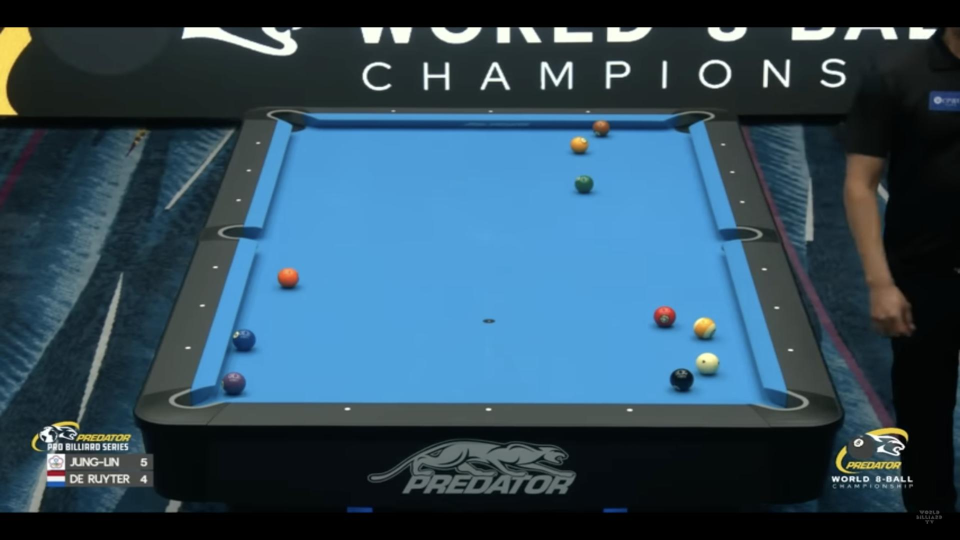
#> input picture proj/development_set/106_png.rf.28ee53acf89d9e7f17b2fb26185597a0.jpg, 1920 x 1080 px (shown at 1/2 size); its folder holds only this picture in this run
$ jupyter execute main.ipynb
#> lines starting #> are read from the running program, lines starting #| are printed output that depends on the picture; after the words box and inside, x2 and y2 are one past the last pixel; in counts of white or black regions, pixels touching at a corner belong together
# Pool Ball Detection - Task 1

## Step 1: Initialization and Data Loading
This section imports the allowed libraries and loads the pool table images specified in the input JSON file.

### 1.1 Load Libraries

[cell 1]
import json
import cv2
import os
import random
import numpy as np
import matplotlib.pyplot as plt

### 1.2 Data Ingestion
Reads the JSON input and loads images into a dictionary, converting them to RGB.

[cell 2]
json_file = "input.json"
loaded_images = {}

with open(json_file, 'r') as f:
#> (reads proj/input.json from the repository)
    data = json.load(f)

image_list = data.get("image_path", []) if isinstance(data, dict) else data

for full_path in image_list:
    img_bgr = cv2.imread(full_path)
#> img_bgr is the input picture: shape (1080, 1920, 3); mean B, G, R 93.6, 76.2, 48.2

    if img_bgr is not None:
        clean_name = os.path.basename(full_path)

        loaded_images[clean_name] = cv2.cvtColor(img_bgr, cv2.COLOR_BGR2RGB)

print(f"Loaded {len(loaded_images)} images.")
#| Loaded 1 images.

# Step 2: Top Down View

[cell 3]
def get_table_mask(image_rgb, ball_detection=False):

    img_h, img_w = image_rgb.shape[:2]

    # Blur to reduce noise and convert to HSV for color isolation
    blurred = cv2.GaussianBlur(image_rgb, (7, 7), 0)
    hsv = cv2.cvtColor(blurred, cv2.COLOR_RGB2HSV)

    cx, cy = img_w // 2, img_h // 2

    # 1. Dynamic Color Sampling
    # Define rectangular patch size from image dimensions
    patch_h = int(img_h * 0.1)
    patch_w = int(img_w * 0.2)

    # Grab the dynamic rectangular patch around the center pixel
    center_patch = hsv[cy - patch_h : cy + patch_h, cx - patch_w : cx + patch_w]

    # Calculate the median Hue, Saturation, and Value of the center cloth
    h_med = int(np.median(center_patch[:, :, 0]))
    s_med = int(np.median(center_patch[:, :, 1]))
    v_med = int(np.median(center_patch[:, :, 2]))

    # Create a tight boundary around that specific median color
    lower_bound = (max(0, h_med - 12), max(60, s_med - 50), max(100, v_med - 60))
    upper_bound = (min(180, h_med + 12), 255, 255)

    raw_cloth_mask = cv2.inRange(hsv, lower_bound, upper_bound)


    # 2. Isolate the True Table Blob
    contours, _ = cv2.findContours(raw_cloth_mask, cv2.RETR_EXTERNAL, cv2.CHAIN_APPROX_SIMPLE)
    if not contours:
        return np.zeros((img_h, img_w), dtype=np.uint8)

    table_contour = None

    # Check the 5 largest blobs. Pick the one that covers the center pixel.
    largest_contours = sorted(contours, key=cv2.contourArea, reverse=True)[:5]
    for contour in largest_contours:
        if cv2.pointPolygonTest(contour, (cx, cy), False) >= 0:
            table_contour = contour
            break

    # Fallback: If center is somehow missed (e.g., covered by a ball), pick the largest blob
    if table_contour is None:
        table_contour = max(contours, key=cv2.contourArea)

    isolated_mask = np.zeros((img_h, img_w), dtype=np.uint8)
    cv2.drawContours(isolated_mask, [table_contour], -1, 255, cv2.FILLED)


    # 3. Dilation (Fill Holes)
    # Draw the raw contour onto a blank canvas
    working_mask = np.zeros((img_h, img_w), dtype=np.uint8)
    cv2.drawContours(working_mask, [table_contour], -1, 255, cv2.FILLED)


    # Grow the white pixels to swallow balls and shadows
    kernel_size = max(25, img_w // 50)
    dilation_kernel = cv2.getStructuringElement(cv2.MORPH_ELLIPSE, (kernel_size*2+1, kernel_size*2+1))
    working_mask = cv2.dilate(working_mask, dilation_kernel, iterations=2)


    # 4. Convex Hull (Straighten Edges)
    contours_dilated, _ = cv2.findContours(working_mask, cv2.RETR_EXTERNAL, cv2.CHAIN_APPROX_SIMPLE)
    largest_dilated = max(contours_dilated, key=cv2.contourArea)


    hull = cv2.convexHull(largest_dilated)

    solid_polygon_mask = np.zeros((img_h, img_w), dtype=np.uint8)
    cv2.fillPoly(solid_polygon_mask, [hull], 255)


    # 5. Erosion (Make edges Sharper by removing a small border)
    if ball_detection:
        erosion_padding = max(4, int(min(img_h, img_w) * 0.025))
        erosion_kernel = cv2.getStructuringElement(cv2.MORPH_ELLIPSE, (erosion_padding*2+1, erosion_padding*2+1))
        final_table_mask = cv2.erode(solid_polygon_mask, erosion_kernel, iterations=3)
    else:
        erosion_padding = max(4, int(min(img_h, img_w) * 0.020))
        erosion_kernel = cv2.getStructuringElement(cv2.MORPH_ELLIPSE, (erosion_padding*2+1, erosion_padding*2+1))
        final_table_mask = cv2.erode(solid_polygon_mask, erosion_kernel, iterations=2)


    return final_table_mask

### 2.2 Table Corner Extraction
Because our table mask has slightly rounded corners, we cannot simply look for the "tips" of the shape. Instead, this function finds the four straight sides of the table, draws mathematically perfect lines through them, and calculates exactly where those lines cross to find the true, sharp corners.

[cell 4]
# Sorts corners using the center point as reference
def order_points_clockwise(pts):
    cx, cy = np.mean(pts, axis=0)
    angles = np.arctan2(pts[:, 1] - cy, pts[:, 0] - cx)
    sorted_pts = pts[np.argsort(angles)]

    s = sorted_pts.sum(axis=1)
    tl_index = np.argmin(s)
    return np.roll(sorted_pts, shift=-tl_index, axis=0)

# Line intersection function (returns a point if possible, None if parallel)
def intersect_lines(l1, l2):
    vx1, vy1, x1, y1 = l1
    vx2, vy2, x2, y2 = l2

    A1, B1 = vy1, -vx1
    C1 = vy1 * x1 - vx1 * y1

    A2, B2 = vy2, -vx2
    C2 = vy2 * x2 - vx2 * y2

    det = A1 * B2 - A2 * B1
    if abs(det) < 1e-6:
        return None

    x = (C1 * B2 - C2 * B1) / det
    y = (A1 * C2 - A2 * C1) / det
    return [x, y]

def draw_infinite_line(img, line, color, thickness=2):
    vx, vy, x, y = line
    mult = 3000
    p1 = (int(x - mult * vx), int(y - mult * vy))
    p2 = (int(x + mult * vx), int(y + mult * vy))
    cv2.line(img, p1, p2, color, thickness)


def get_corners_from_mask(table_mask, ball_detection=False):
    # For visualization purposes
    mask_rgb = cv2.cvtColor(table_mask, cv2.COLOR_GRAY2RGB)

    cnts, _ = cv2.findContours(table_mask, cv2.RETR_EXTERNAL, cv2.CHAIN_APPROX_SIMPLE)
    if not cnts: return None

    largest_contour = max(cnts, key=cv2.contourArea)
    peri = cv2.arcLength(largest_contour, True)

    # Get corner points using approxPolyDP to find 4 corners
    guide_corners = None
    for eps_multiplier in np.linspace(0.005, 0.2, 100):
        epsilon = eps_multiplier * peri
        approx = cv2.approxPolyDP(largest_contour, epsilon, True)
        if len(approx) == 4 and cv2.isContourConvex(approx):
            guide_corners = approx.reshape(4, 2).astype("float32")
            break

    if guide_corners is None: return None

    if ball_detection: return guide_corners

    # Order the guideposts: 0:TL, 1:TR, 2:BR, 3:BL
    ordered_guides = order_points_clockwise(guide_corners)

    # Image 1: Show guideposts on the mask
    step1_img = mask_rgb.copy()
    cv2.polylines(step1_img, [np.int32(ordered_guides)], True, (255, 255, 0), 2)
    for pt in ordered_guides:
        cv2.circle(step1_img, (int(pt[0]), int(pt[1])), 15, (255, 0, 0), -1)


    pts = largest_contour.reshape(-1, 2)
    edge_points = [[], [], [], []]

    # Assign every pixel to one of the 4 edges
    for pt in pts:
        min_dist = float('inf')
        best_edge = -1
        for i in range(4):
            p1 = ordered_guides[i]
            p2 = ordered_guides[(i + 1) % 4]
            l2 = np.sum((p1 - p2)**2)
            if l2 == 0: continue
            t = max(0, min(1, np.dot(pt - p1, p2 - p1) / l2))
            proj = p1 + t * (p2 - p1)
            dist = np.linalg.norm(pt - proj)
            if dist < min_dist:
                min_dist = dist
                best_edge = i
        edge_points[best_edge].append(pt)

    # Image 2: Show edge pixels colored by assigned edge
    step2_img = np.zeros_like(mask_rgb)
    colors = [(255, 0, 0), (0, 255, 0), (0, 0, 255), (255, 255, 0)]
    for i in range(4):
        for pt in edge_points[i]:
            cv2.circle(step2_img, tuple(pt), 5, colors[i], -1)


    # Fit a line to each edge
    fitted_lines = []
    step3_img = mask_rgb.copy()

    for i in range(4):
        ep = np.array(edge_points[i])
        if len(ep) < 10: return None

        p1 = ordered_guides[i]
        dists = np.linalg.norm(ep - p1, axis=1)
        ep_sorted = ep[np.argsort(dists)]

        trim = int(len(ep_sorted) * 0.15)
        if trim > 0:
            ep_trimmed = ep_sorted[trim:-trim]
        else:
            ep_trimmed = ep_sorted
        for pt in ep_trimmed:
            cv2.circle(step3_img, tuple(pt), 5, (255, 0, 255), -1)

        [vx, vy, x, y] = cv2.fitLine(ep_trimmed, cv2.DIST_L2, 0, 0.01, 0.01)
        line = (vx[0], vy[0], x[0], y[0])
        fitted_lines.append(line)

        draw_infinite_line(step3_img, line, colors[i], 2)

    # Image 3: Show fitted lines on the mask

    # Intersect the 4 lines to get the new corners
    tl = intersect_lines(fitted_lines[0], fitted_lines[3]) # Top intersects Left
    tr = intersect_lines(fitted_lines[0], fitted_lines[1]) # Top intersects Right
    br = intersect_lines(fitted_lines[1], fitted_lines[2]) # Right intersects Bottom
    bl = intersect_lines(fitted_lines[2], fitted_lines[3]) # Bottom intersects Left

    if None in (tl, tr, br, bl): return None

    step4_img = mask_rgb.copy()

    final_corners = np.array([tl, tr, br, bl], dtype="float32")

    for pt in final_corners:
        cv2.circle(step4_img, (int(pt[0]), int(pt[1])), 15, (255, 0, 255), -1)

    return final_corners

### 2.3 Table Warping Pipeline

[cell 5]
# Warps the 4 corners into an horizontal top-down view.
# Returns the warped image AND the transformation matrix (M) needed for backtracking.
def warp_to_top_down(image_rgb, ordered_corners, width=1200, height=800):
    top_edge = np.linalg.norm(ordered_corners[0] - ordered_corners[1])
    left_edge = np.linalg.norm(ordered_corners[0] - ordered_corners[3])

    ratio = top_edge / left_edge

    if ratio < 1.8:
        # END-VIEW mapping
        dst_pts = np.array([
            [0, 0],
            [0, height - 1],
            [width - 1, height - 1],
            [width - 1, 0]
        ], dtype="float32")
    else:
        # SIDE-VIEW mapping
        dst_pts = np.array([
            [0, 0],
            [width - 1, 0],
            [width - 1, height - 1],
            [0, height - 1]
        ], dtype="float32")

    # M is the mathematical map from Original -> Flat
    M = cv2.getPerspectiveTransform(ordered_corners, dst_pts)

    warped = cv2.warpPerspective(image_rgb, M, (width, height), borderMode=cv2.BORDER_REPLICATE)

    return warped, M

### 2.4 Save Table Warping Images

[cell 6]
# Save warped images
output_folder = "output"
#> output_folder = 'output'
os.makedirs(output_folder, exist_ok=True)

print(f"Starting batch process. Saving top-down images to '{output_folder}'...")
#> (printed output is left out)

success_count = 0
fail_count = 0

homography_matrices = {}

for filename, img_rgb in loaded_images.items():
    test_mask = get_table_mask(img_rgb)
    raw_corners = get_corners_from_mask(test_mask)

    if raw_corners is not None:
        ordered_corners = order_points_clockwise(raw_corners)

        warped_img, M = warp_to_top_down(img_rgb, ordered_corners)

        homography_matrices[filename] = M

        warped_bgr = cv2.cvtColor(warped_img, cv2.COLOR_RGB2BGR)
        save_path = os.path.join(output_folder, filename)
        cv2.imwrite(save_path, warped_bgr)

        success_count += 1
    else:
        print(f"Warning: Could not find corners for {filename}")
        fail_count += 1
#> this loop made 1 pass
#> (img_h in get_table_mask, img_w in get_table_mask, patch_h in get_table_mask, patch_w in get_table_mask, h_med in get_table_mask, s_med in get_table_mask) on pass 1: (1080, 1920, 108, 384, 103, 162)
#> pass 1, in get_table_mask, `raw_cloth_mask = cv2.inRange(hsv, lower_bound, upper_bound)`:
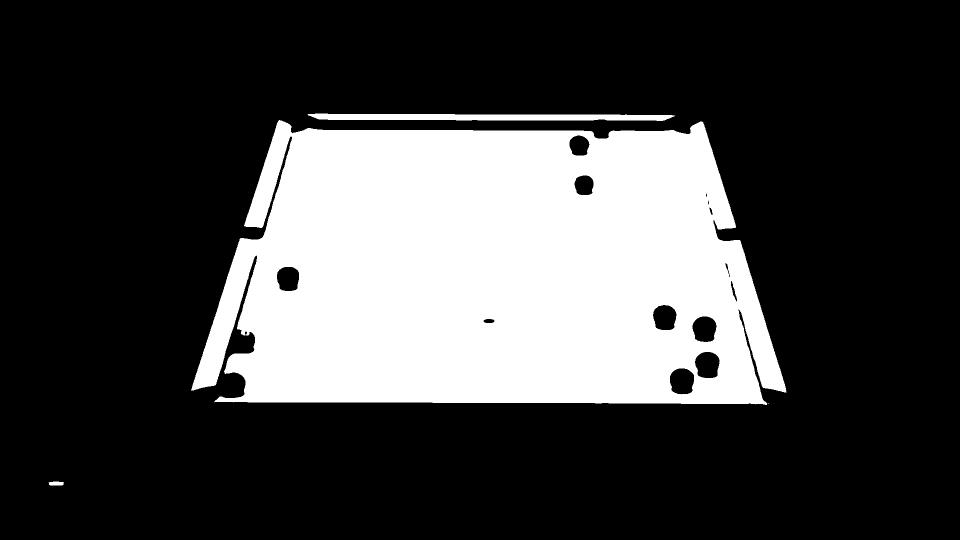
#> raw_cloth_mask: shape (1080, 1920) (shown at 1/2 size); 26.4% white; 4 white regions (1 under 20 px), largest, box (x1, y1, x2, y2) and area: (382, 240, 1573, 810) 538828, (615, 227, 1350, 242) 8455, (97, 963, 128, 971) 212
#> after the loop:
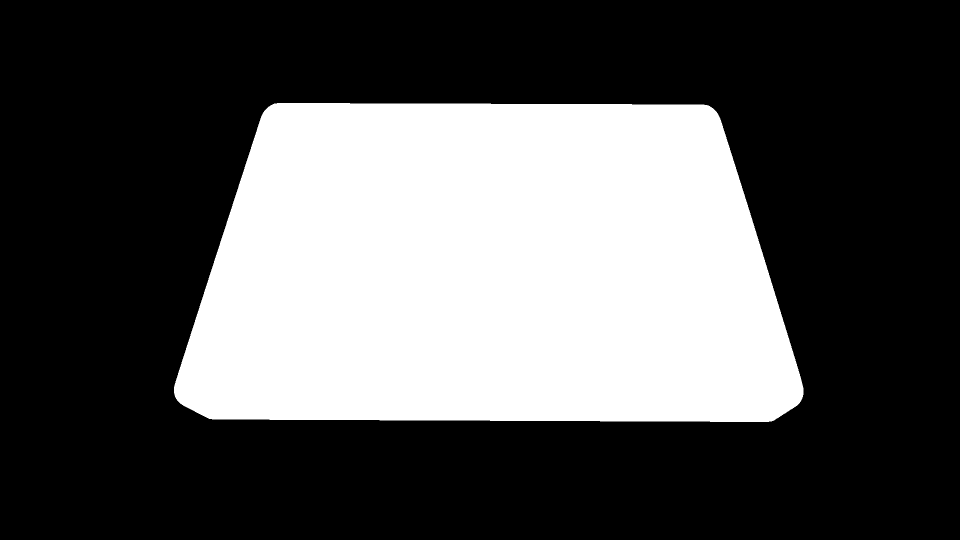
#> test_mask: shape (1080, 1920) (shown at 1/2 size); 33.5% white; 1 white region, box (x1, y1, x2, y2) and area: (348, 206, 1607, 844) 694253
#> after the loop:
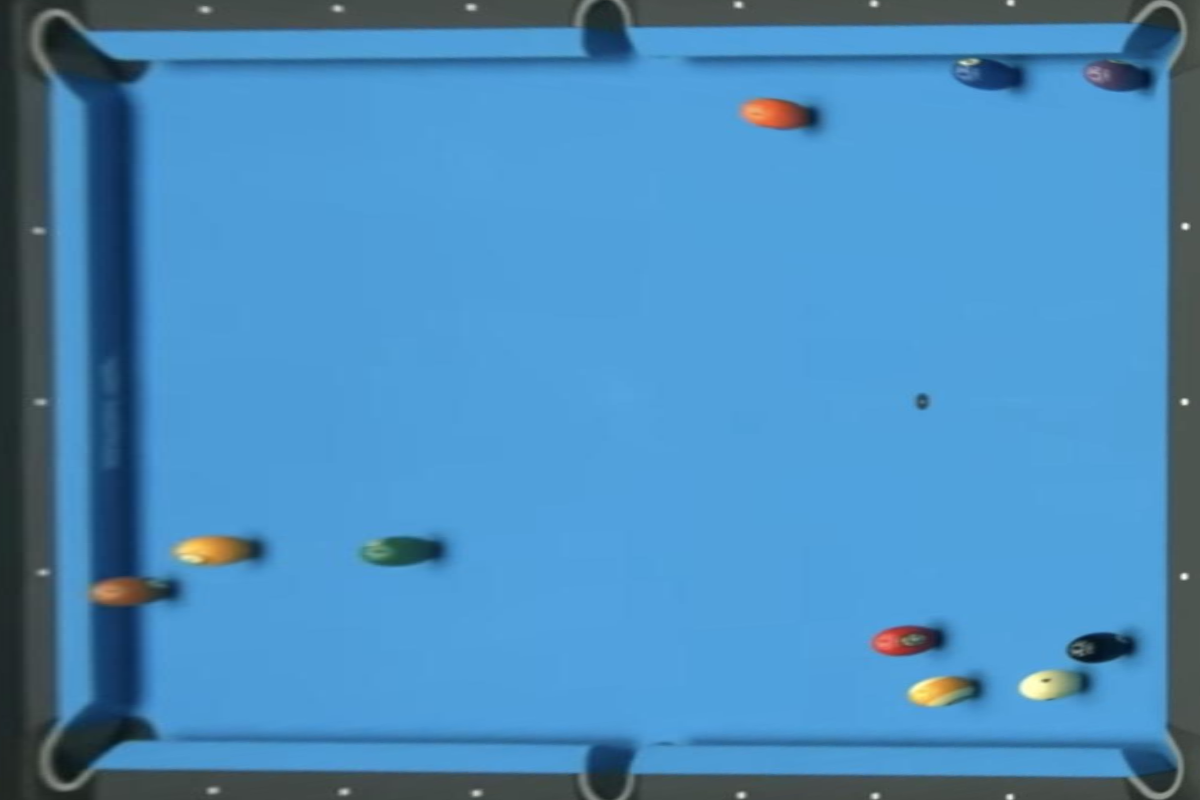
#> warped_img: shape (800, 1200, 3); mean R, G, B 74.6, 140.6, 188.8
#> after the loop, fail_count = 0; homography_matrices = 1 item; success_count = 1

print(f"Batch complete! Warped {success_count} images. ({fail_count} failed)")
#| Batch complete! Warped 1 images. (0 failed)
#> (the rest of the program and of its run is left out)
